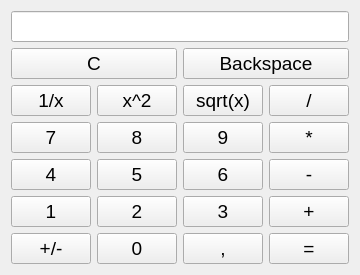
<?xml version="1.0" encoding="UTF-8"?>
<ui version="4.0">
 <class>MainWindowUi</class>
 <widget class="QWidget" name="MainWindowUi">
  <property name="geometry">
   <rect>
    <x>0</x>
    <y>0</y>
    <width>338</width>
    <height>271</height>
   </rect>
  </property>
  <property name="font">
   <font>
    <pointsize>14</pointsize>
    <weight>50</weight>
    <bold>false</bold>
   </font>
  </property>
  <property name="windowTitle">
   <string>Calculator</string>
  </property>
  <layout class="QGridLayout" name="gridLayout_2">
   <item row="0" column="0">
    <layout class="QGridLayout" name="gridLayout">
     <item row="3" column="1">
      <widget class="QPushButton" name="button_8">
       <property name="text">
        <string>8</string>
       </property>
      </widget>
     </item>
     <item row="1" column="2" colspan="2">
      <widget class="QPushButton" name="button_backspace">
       <property name="text">
        <string>Backspace</string>
       </property>
      </widget>
     </item>
     <item row="6" column="0">
      <widget class="QPushButton" name="button_plus_minus">
       <property name="text">
        <string>+/-</string>
       </property>
      </widget>
     </item>
     <item row="3" column="2">
      <widget class="QPushButton" name="button_9">
       <property name="text">
        <string>9</string>
       </property>
      </widget>
     </item>
     <item row="4" column="3">
      <widget class="QPushButton" name="button_sub">
       <property name="text">
        <string>-</string>
       </property>
      </widget>
     </item>
     <item row="5" column="3">
      <widget class="QPushButton" name="button_add">
       <property name="text">
        <string>+</string>
       </property>
      </widget>
     </item>
     <item row="3" column="0">
      <widget class="QPushButton" name="button_7">
       <property name="text">
        <string>7</string>
       </property>
      </widget>
     </item>
     <item row="1" column="0" colspan="2">
      <widget class="QPushButton" name="button_clear">
       <property name="text">
        <string>C</string>
       </property>
      </widget>
     </item>
     <item row="2" column="1">
      <widget class="QPushButton" name="button_pow_2">
       <property name="text">
        <string>x^2</string>
       </property>
      </widget>
     </item>
     <item row="2" column="3">
      <widget class="QPushButton" name="button_div">
       <property name="text">
        <string>/</string>
       </property>
      </widget>
     </item>
     <item row="4" column="0">
      <widget class="QPushButton" name="button_4">
       <property name="text">
        <string>4</string>
       </property>
      </widget>
     </item>
     <item row="5" column="2">
      <widget class="QPushButton" name="button_3">
       <property name="text">
        <string>3</string>
       </property>
      </widget>
     </item>
     <item row="5" column="0">
      <widget class="QPushButton" name="button_1">
       <property name="text">
        <string>1</string>
       </property>
      </widget>
     </item>
     <item row="6" column="3">
      <widget class="QPushButton" name="button_equal">
       <property name="text">
        <string>=</string>
       </property>
      </widget>
     </item>
     <item row="4" column="2">
      <widget class="QPushButton" name="button_6">
       <property name="text">
        <string>6</string>
       </property>
      </widget>
     </item>
     <item row="2" column="2">
      <widget class="QPushButton" name="button_sqrt_x">
       <property name="text">
        <string>sqrt(x)</string>
       </property>
      </widget>
     </item>
     <item row="3" column="3">
      <widget class="QPushButton" name="button_mul">
       <property name="text">
        <string>*</string>
       </property>
      </widget>
     </item>
     <item row="2" column="0">
      <widget class="QPushButton" name="button_1_div_x">
       <property name="text">
        <string>1/x</string>
       </property>
      </widget>
     </item>
     <item row="6" column="2">
      <widget class="QPushButton" name="button_comma">
       <property name="text">
        <string>,</string>
       </property>
      </widget>
     </item>
     <item row="4" column="1">
      <widget class="QPushButton" name="button_5">
       <property name="text">
        <string>5</string>
       </property>
      </widget>
     </item>
     <item row="6" column="1">
      <widget class="QPushButton" name="button_0">
       <property name="text">
        <string>0</string>
       </property>
      </widget>
     </item>
     <item row="5" column="1">
      <widget class="QPushButton" name="button_2">
       <property name="text">
        <string>2</string>
       </property>
      </widget>
     </item>
     <item row="0" column="0" colspan="4">
      <widget class="QLineEdit" name="edit_display">
       <property name="alignment">
        <set>Qt::AlignRight|Qt::AlignTrailing|Qt::AlignVCenter</set>
       </property>
      </widget>
     </item>
    </layout>
   </item>
  </layout>
 </widget>
 <layoutdefault spacing="6" margin="11"/>
 <resources>
  <include location="Calculator.qrc"/>
 </resources>
 <connections/>
</ui>
